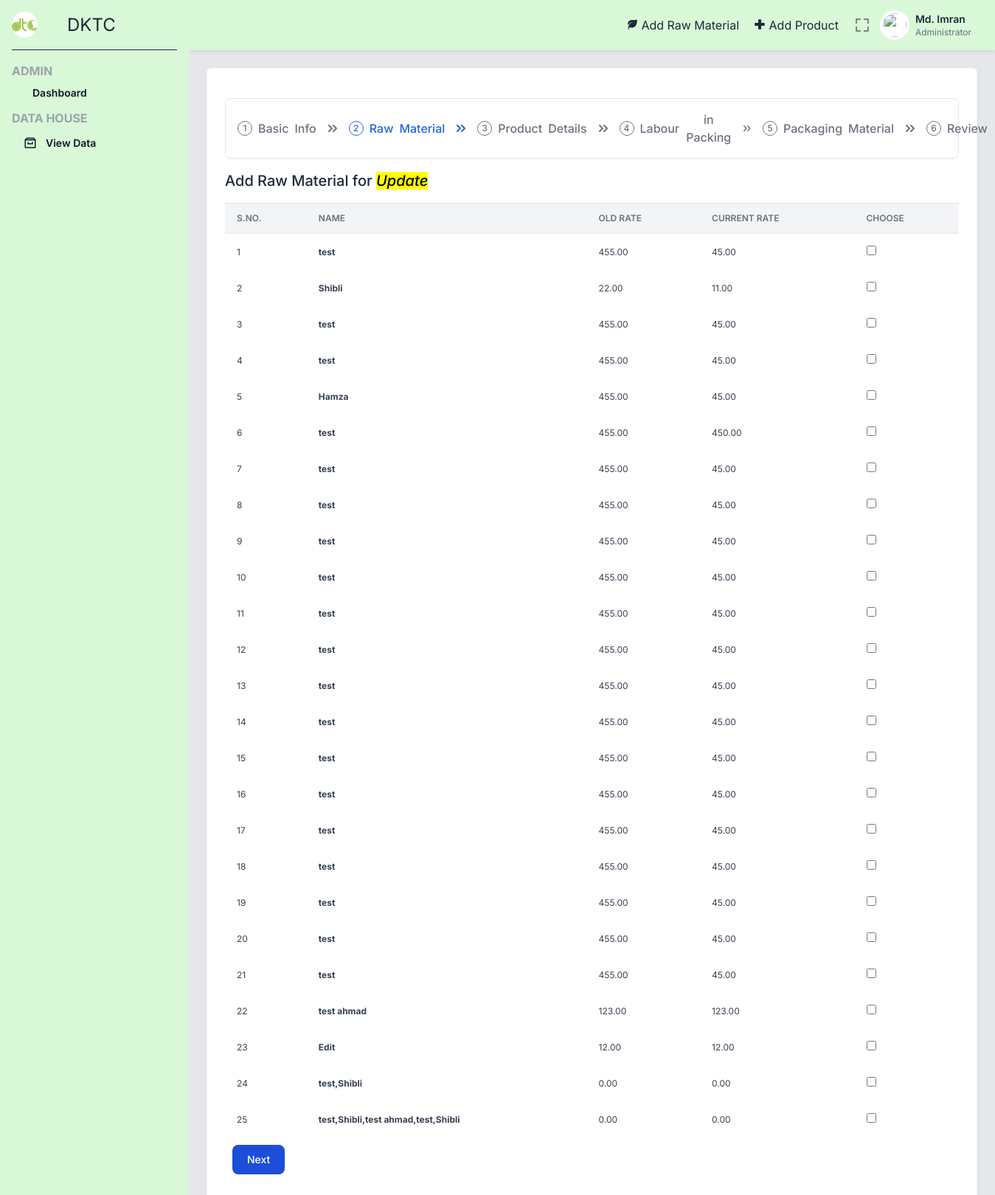
The app's page /addProd2.php (signed in), older data.
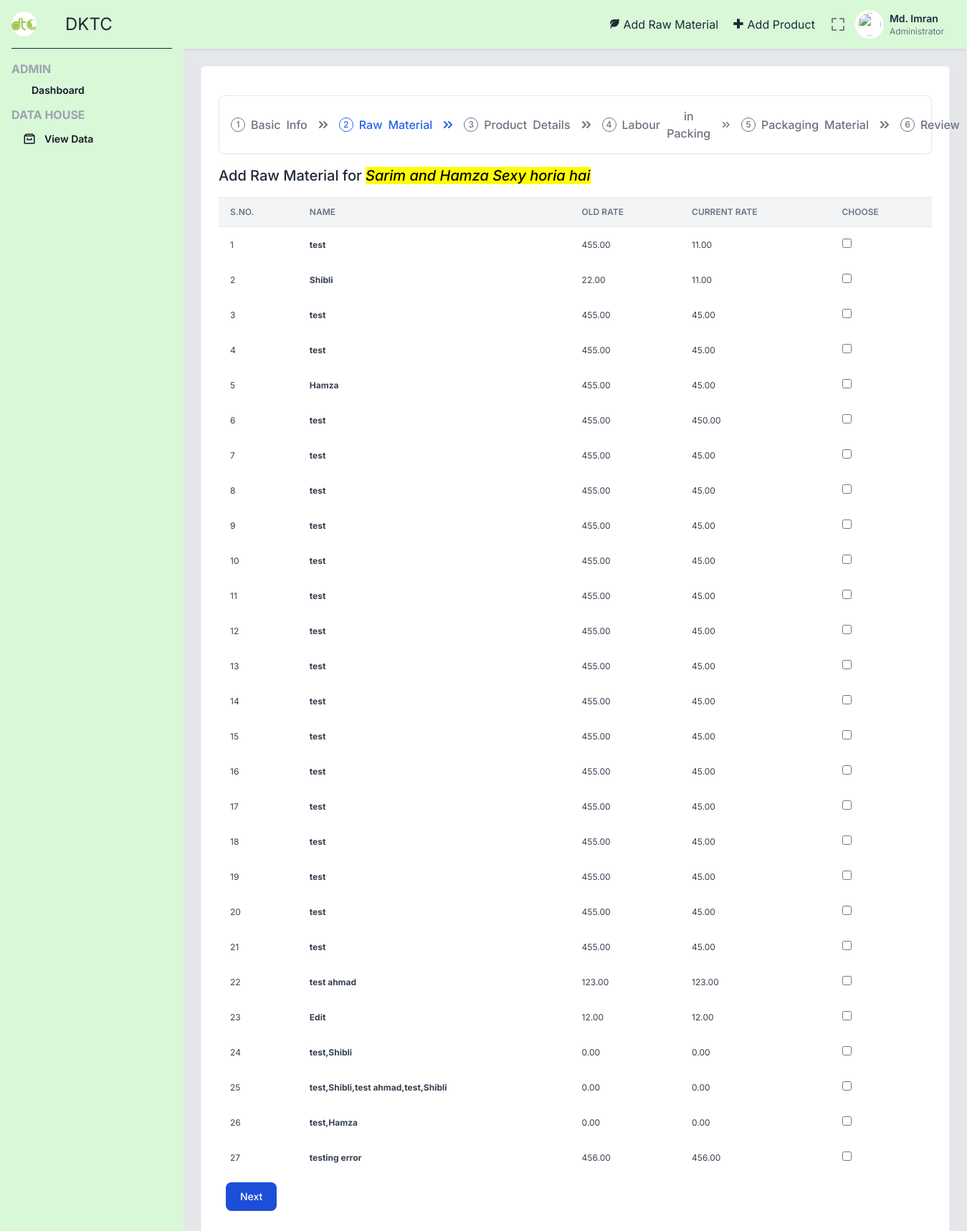
The same page, newer data.
### tables this page shows
CREATE TABLE `product` (
  `_id` int(5) NOT NULL,
  `name` varchar(100) NOT NULL,
  `type` varchar(2) NOT NULL,
  `sizes` varchar(10) NOT NULL
);

CREATE TABLE `raw_material` (
  `_id` int(3) NOT NULL,
  `name` varchar(100) NOT NULL,
  `old_rate` float(8,2) NOT NULL,
  `final_rate` float(8,2) NOT NULL
);

### addProd2.php (the view, shortened to what the changed rows need)
<?php
include 'includes/_topbar.php';
$sqlProdFind = "SELECT * FROM product ORDER BY _id DESC LIMIT 1";
$runSqlProdFind = mysqli_query($conn, $sqlProdFind);
while ($row = mysqli_fetch_assoc($runSqlProdFind)) {
    $prodName = $row['name'];
}
?>
<div class="p-6">
    <div class="grid grid-cols-1 lg:grid-cols-3 gap-6 mb-6">
        <div class="bg-white border border-gray-100 shadow-md shadow-black/5 p-6 rounded-md lg:col-span-3">
            <div class="flex justify-between mb-4 items-start">
                <div class="font-medium">
                    <h2 class="text-xl">
                        Add Raw Material for <mark><i><?=$prodName?></i></mark>
                    </h2>
                </div>
            </div>
            <div>
                <div>
                <form action="addProd2.php" method="post">
                    <table class="items-center w-full bg-transparent border-collapse">
                        <thead>
                            <tr>
                                <th class="px-4 bg-gray-100 dark:bg-gray-600 text-gray-500 dark:text-gray-100 align-middle border border-solid border-gray-200 dark:border-gray-500 py-3 text-xs uppercase border-l-0 border-r-0 whitespace-nowrap font-semibold text-left">S.No.</th>
                                <th class="px-4 bg-gray-100 dark:bg-gray-600 text-gray-500 dark:text-gray-100 align-middle border border-solid border-gray-200 dark:border-gray-500 py-3 text-xs uppercase border-l-0 border-r-0 whitespace-nowrap font-semibold text-left">Name</th>
                                <th class="px-4 bg-gray-100 dark:bg-gray-600 text-gray-500 dark:text-gray-100 align-middle border border-solid border-gray-200 dark:border-gray-500 py-3 text-xs uppercase border-l-0 border-r-0 whitespace-nowrap font-semibold text-left min-w-140-px">Old Rate</th>
                                <th class="px-4 bg-gray-100 dark:bg-gray-600 text-gray-500 dark:text-gray-100 align-middle border border-solid border-gray-200 dark:border-gray-500 py-3 text-xs uppercase border-l-0 border-r-0 whitespace-nowrap font-semibold text-left min-w-140-px">Current Rate</th>
                                <th class="px-4 bg-gray-100 dark:bg-gray-600 text-gray-500 dark:text-gray-100 align-middle border border-solid border-gray-200 dark:border-gray-500 py-3 text-xs uppercase border-l-0 border-r-0 whitespace-nowrap font-semibold text-left min-w-140-px">Choose</th>
                            </tr>
                        </thead>
                        <tbody>
                            <?php
                            $sql = "SELECT * FROM `raw_material`";
                            $result = mysqli_query($conn, $sql);
                            $sno = 0;
                            while ($row = mysqli_fetch_assoc($result)) {
                                $sno += 1;
                                echo "<tr class='text-gray-700 dark:text-gray-100'>
                                <td class='border-t-0 px-4 align-middle border-l-0 border-r-0 text-xs whitespace-nowrap p-4'>" . $sno . "</td>
                                <th class='border-t-0 px-4 align-middle border-l-0 border-r-0 text-xs whitespace-nowrap p-4 text-left'>" . $row['name'] . "</th>
                                <td class='border-t-0 px-4 align-middle border-l-0 border-r-0 text-xs whitespace-nowrap p-4'>
                                    " . $row['old_rate'] . "
                                </td>
                                <td class='border-t-0 px-4 align-middle border-l-0 border-r-0 text-xs whitespace-nowrap p-4'>
                                    " . $row['final_rate'] . "
                                </td>
                                <td class='border-t-0 px-4 align-middle border-l-0 border-r-0 text-xs whitespace-nowrap p-4'>
                                    <input type='checkbox' value='".$row['_id']."' name='rawMat[]'>
                                </td>
                            </tr>";
                            }
                            ?>
                        </tbody>
                    </table>
                    </form>
                </div>
            </div>
        </div>
    </div>
</div>

Row changes from the older to the newer data that the page shows:
removed product: name "Update"
added product: name "Sarim and Hamza Sexy horia hai"
changed raw_material (number 1 of 27 on the later page): final_rate "45.00" → "11.00"
added raw_material: name "test,Hamza", old_rate "0.00", final_rate "0.00"
added raw_material: name "testing error", old_rate "456.00", final_rate "456.00"
